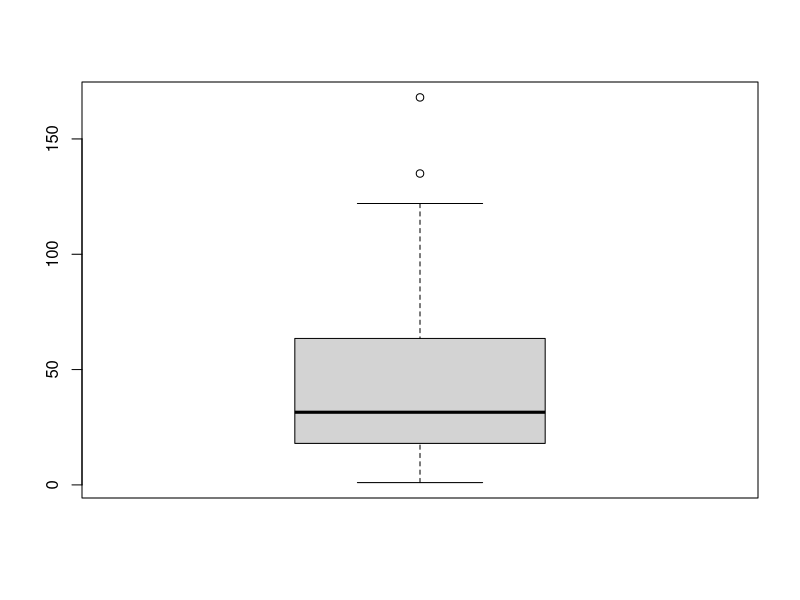
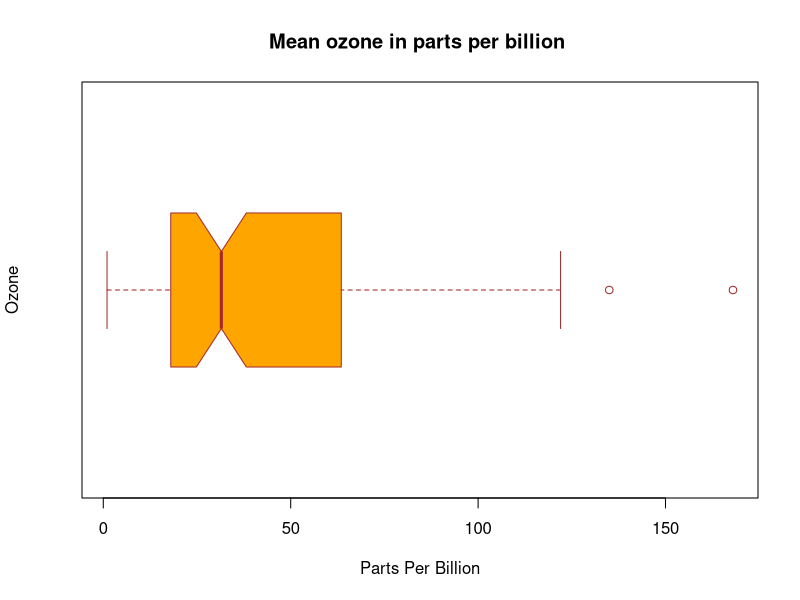
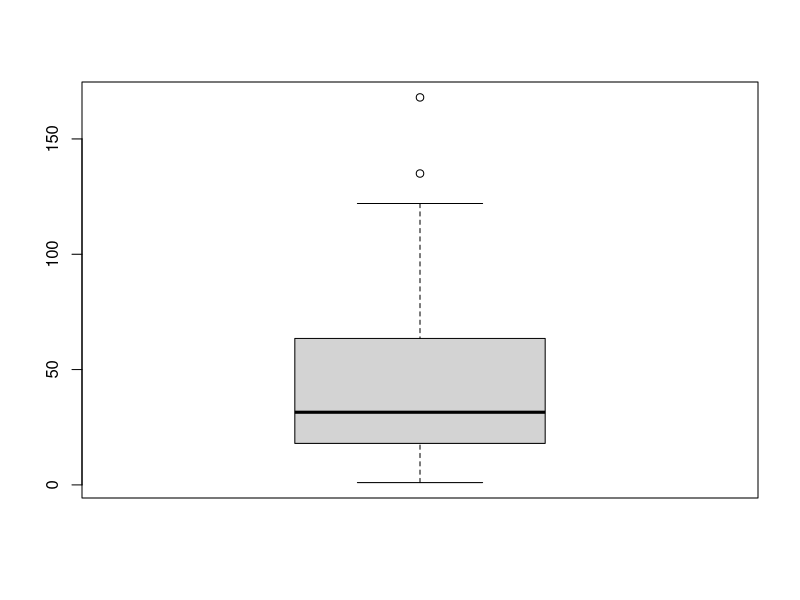
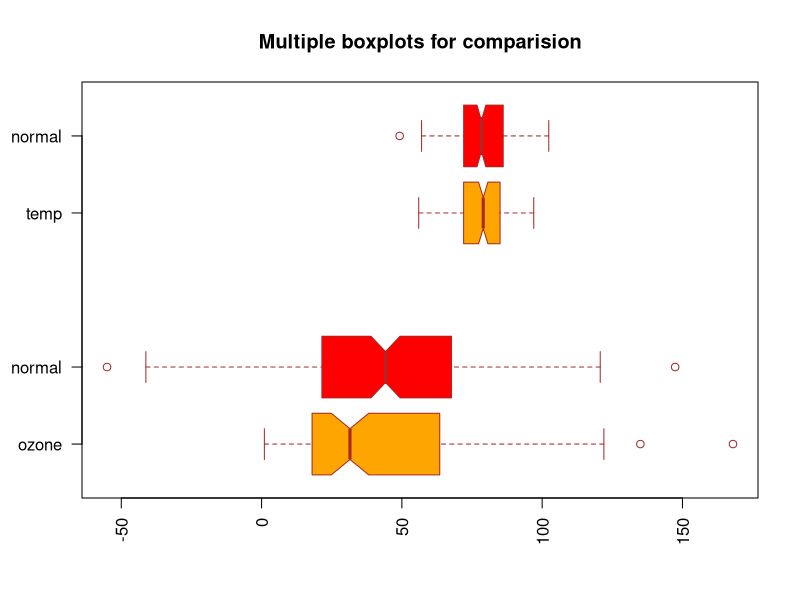
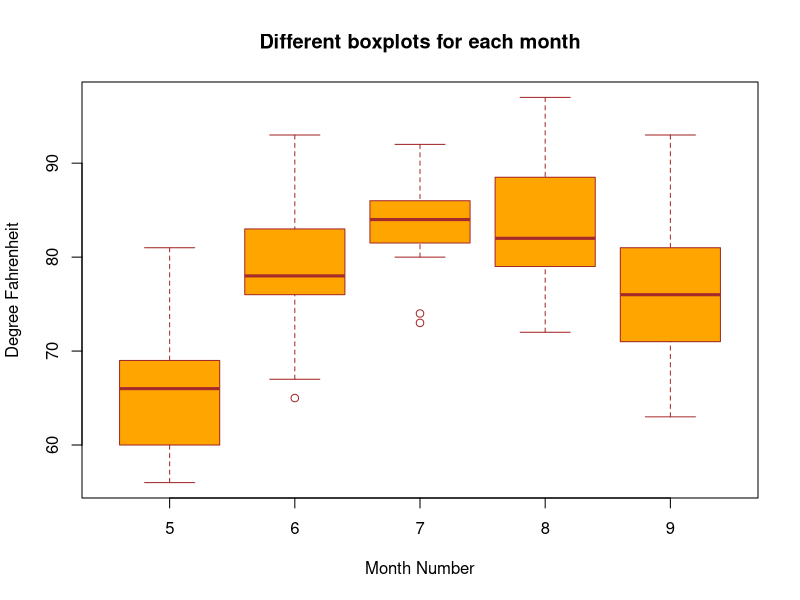

These charts were generated, in order, by the following R code:
# Box Plot2
#his function takes in any number of numeric vectors, 
#drawing a boxplot for each vector
#
str(airquality)
boxplot(airquality$Ozone)
#median is more dispersed. We can also notice two outliers at the higher extreme.
#Additional Para - main, xlab, ylab, col, horiz=T, notch=T
boxplot(airquality$Ozone,
        main = "Mean ozone in parts per billion ",
        xlab = "Parts Per Billion",
        ylab = "Ozone",
        col = "orange",
        border = "brown",
        horizontal = TRUE,
        notch = TRUE
)

#Return Value of boxplot
b <- boxplot(airquality$Ozone)
b
#n-the number of observation the boxplot is drawn with (notice that NA's are not taken into account)
#conf-upper/lower extremes of the notch, out-value of the outliers
#group-a vector of the same length as out whose elements indicate to which group the outlier belongs and
#names-a vector of names for the group

#Multiple Box Plots
#Ozone, Temp
ozone = airquality$Ozone
temp = airquality$Temp
#generate normal distribution with the same mean and standard deviation and plot them side by side for comparison.
ozone_norm <- rnorm(200,mean=mean(ozone, na.rm=TRUE), sd=sd(ozone, na.rm=TRUE))
temp_norm <- rnorm(200,mean=mean(temp, na.rm=TRUE), sd=sd(temp, na.rm=TRUE))
boxplot(ozone, ozone_norm, temp, temp_norm,
        main = "Multiple boxplots for comparision",
        at = c(1,2,4,5),
        names = c("ozone", "normal", "temp", "normal"),
        las = 2,
        col = c("orange","red"),
        border = "brown",
        horizontal = TRUE,
        notch = TRUE
)

#Boxplot with Formula
boxplot(Temp~Month,
        data=airquality,
        main="Different boxplots for each month",
        xlab="Month Number",
        ylab="Degree Fahrenheit",
        col="orange",
        border="brown"
)
#month number 7 (July) is relatively hotter than the rest.
#
